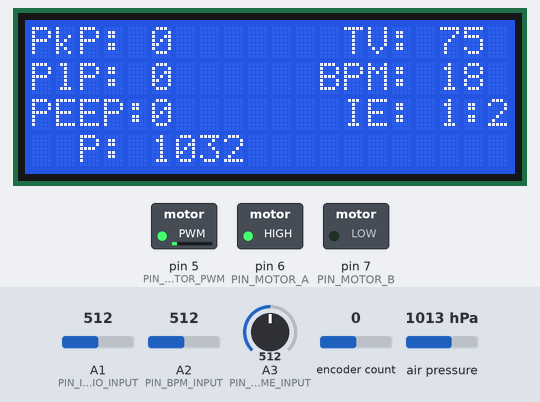
Bench run of a sketch on a simulated Arduino Uno, built with avr-gcc and run on an emulated ATmega328P. Parts: 20×4 character LCD, switched loads named in the sketch (green lamp = pin HIGH). The test bench sets the inputs (shaded band); at power-on: air pressure 1013 hPa, A1 (PIN_IE_RATIO_INPUT) = 512, A2 (PIN_BPM_INPUT) = 512, A3 (PIN_TIDAL_VOLUME_INPUT) = 512, encoder count 0.

Above: at 1.2 s.
1.3 s: air pressure set to 952 hPa
At 2.6 s:
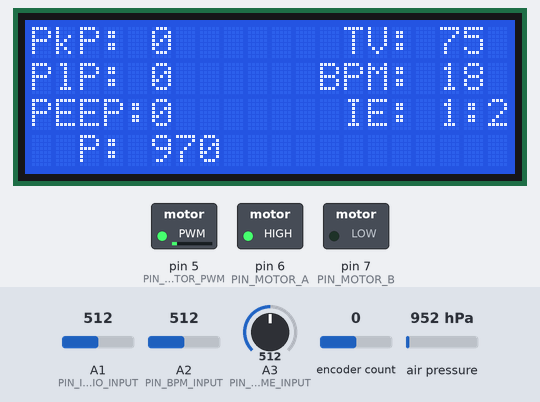
4.3 s: A1 (PIN_IE_RATIO_INPUT) set to 716
7.3 s: A2 (PIN_BPM_INPUT) set to 716
At 8.1 s:
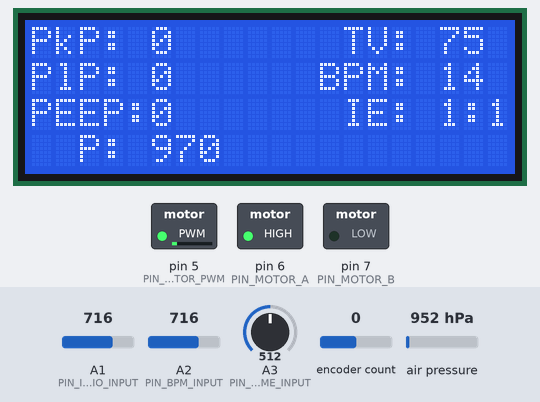
10.3 s: A3 (PIN_TIDAL_VOLUME_INPUT) set to 716
At 11.4 s:
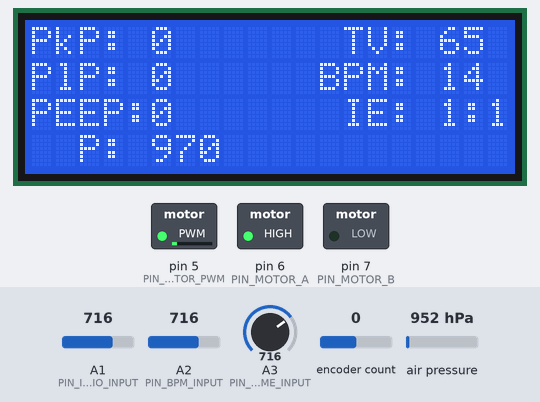
13.3 s: air pressure set to 975 hPa
At 14.8 s:
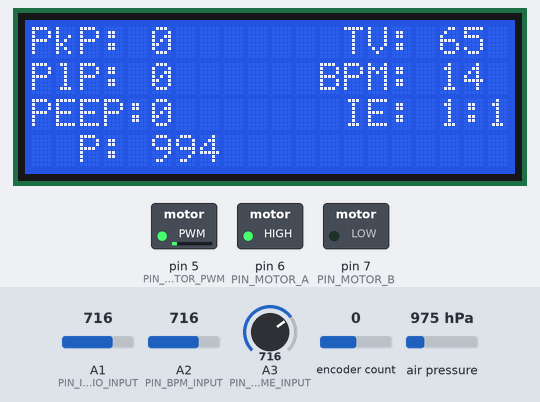
16.3 s: A3 (PIN_TIDAL_VOLUME_INPUT) set to 10
At 17.0 s:
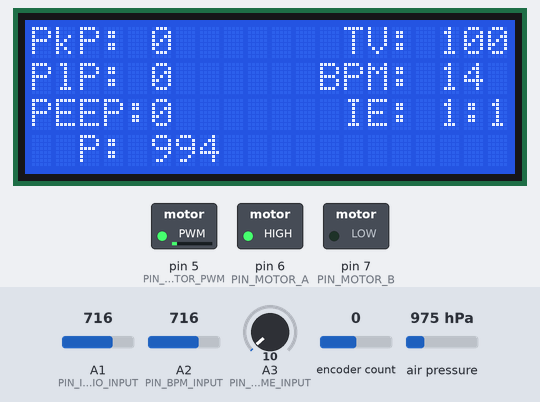
Timing chart, 0 to 19.3 s (numbered marks = the images above; inputs shaded):
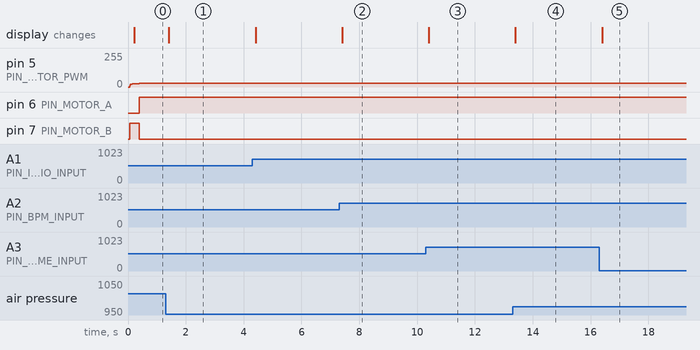

Measured:
- after the input at 1.3 s, the display: changes after 0.12 s (image 1)
- after the input at 7.3 s, the display: changes after 0.11 s (image 2)
- after the input at 10.3 s, the display: changes after 0.11 s (image 3)
- after the input at 13.3 s, the display: changes after 0.10 s (image 4)
- after the input at 16.3 s, the display: changes after 0.10 s (image 5)

The sketch:

ventilator-v1.ino
```cpp
// MIT-Cambodia Emergency Ventilator Prototype
// Authors: Jared Baribeau

#include <Wire.h>
#include <LiquidCrystal_I2C.h>
#include <Adafruit_BMP085.h>
#include <Encoder.h>
#include <PID_v1.h>

Encoder myEnc(3, 2);

LiquidCrystal_I2C lcd(0x27, 20, 4); // set the LCD address to 0x27 for a 16 chars and 2 line display

Adafruit_BMP085 bmp;

enum states {CALIBRATION, SETUP, INHALE, PAUSE, EXHALE};

/**************************************************/
// Hard-coded Parameters
/**************************************************/
// Clinical
float t_hold    = 0.015;    // The amount of time (in seconds) to hold the compression at the end of the inhale for plateau pressure.
int p_max       = 40;       // The maximum allowable pressure (set to 40 cmH20).
int v_ex        = 30;      // The velocity of the fingers in the expiratory phase (in % of max). Note: this doens't affect breath.

// PID
double kp=2.0;
double ki=0.001;
double kd=0;

// Arm Position Calibration
int pos_open = 0;               // Where the figers should open to between breaths.
int pos_closed = 230;           // TODO: Determine how to calibrate this.
int pos_threshold = 20;         // How big is the 'home' area
int pos_threshold_debounce = 5;
int pos_hardstop_offset = 180;  // How far home position is from hard stop.
int v_homing = 25;              // The velocity of the fingers during homing (i.e. slow), in % of max.
int step_size = 5;              // Step size during home scan (will affect how fast calibration happens)
int step_interval = 7;          // How long (ms) between steps (changing setpoint). Cannot be too fast or it will be miss-calibrated!
int max_error = step_size * 10; // Sensitivity for detecting hardstop. Too low will cause miss-calibration. Too high stresses the mechanicals.


/**************************************************/
// Pin Assignments
/**************************************************/
const int PIN_IE_RATIO_INPUT        = A1;
const int PIN_BPM_INPUT             = A2;
const int PIN_TIDAL_VOLUME_INPUT    = A3;
const int PIN_MOTOR_PWM             = 5;
const int PIN_MOTOR_A               = 6;
const int PIN_MOTOR_B               = 7;
const int PIN_HOME_SWITCH           = 8;


/**************************************************/
// Variables
/**************************************************/
int state; // Current state
double t_current = 0;       // Time elapsed in current state
double t_start = 0;         // Time elapsed in current state
float p_peak = 0;           // Maximum pressure during inhale. We consider 40 cmH20 to be the upper pressure limit for safety.
float p_peak_last = 0;      // Maximum pressure during inhale of last complete inhalation.
float p_plat = 0;           // The plateau pressure of the inhale. An important diagnostic number for clinicians.
float p_peep = 0;           // Pressure after exhlalation, also known as PEEP (Positive End Expiratory Pressure). Controlled manually via a PEEP valve on the Ambu Bag.
long p_meas = 0;            // Measured pressure
bool at_home = false;       // Flag indicating limit switch at home is pressed.
float v_max = 0.0;          // Set the max speed of the fingers, depending on state TODO: Determine if there's a better way to do MISO/Split-PID control.
long pos_homing_error = 0;  // During homing, how far off is the setpoint from the actual
long t_homing_step = 0;     // How long between shifts in setpoint for homing (this change how fast homing happens)
float debug_max_v = 0;      // Records the max motor output per cycle, for debugging purposes.

// Clinical Settings
float tidal_vol = 0.0;  // The total volume of air to be delivered to the patient, in % of bag max. Max will be roughly 1000ml.
int bpm = 0;            // Breaths per minute, also called respiratory rate (RR). Typically varies between 8-30 BPM.
int ie_ratio = 0;       // The ratio (1:ie_ratio) of the duration of the inhale to the duration of the exhale.
                        // For example, a 1:3 ratio means that the exhale phase lasts three times longer than the inhale phase.
                        // Typically varies between 1:1 to 1:3, with a maximum of 1:4 currently being observed in COVID-19 patients.

// Calculated Parameters
float t_cycle = 0;    // The length of time (in seconds) of an inhale/exhale cycle.
float t_in = 0;       // The length of time (in seconds) of the inspiratory phase.
float t_ex = 0;       // The length of time (in seconds) of the expiratory phase.
float v_in = 0;       // The rotation rate of the inspiratory phase (in pulses/second).

// Constants
double paToCmH2O = 98.0665;

// PID
double enc_input=0, vel_output=0, pos_setpoint=0;
PID myPID(&enc_input, &vel_output, &pos_setpoint,kp,ki,kd, DIRECT);


void readSettings(){
    // Read settings poteniometers
    tidal_vol = (1024 - analogRead(PIN_TIDAL_VOLUME_INPUT)) / 2048.0 + 0.5; // Analog 0-1024 to percent scale (0.5-1)
    bpm = (1024 - analogRead(PIN_BPM_INPUT)) / 47 + 8;             // Analog 0-1024 to 8-30bpm (range of 22)
    ie_ratio = (1024 - analogRead(PIN_IE_RATIO_INPUT)) / 341 + 1;           // Analog 0-1024 to 1-4
}

void updateSettings(){
    // Calculate new parameters
    t_cycle = 60/bpm;
    t_in = t_cycle / (1 + ie_ratio);
    t_ex = t_cycle - t_in;
    v_in = 255; // Max
    // v_in = pos_closed * tidal_vol / t_in;  // TODO: Make this meaningful somehow. Perhaps use planning to create waypoints.
}

// TODO: Plan when to update LCD
void updateLCD()
{
    // State (Debugging)
    // lcd.setCursor(0, 0);
    // lcd.print(state);
    // lcd.print("");

    // Current Pressure
    lcd.setCursor(0, 3);
    lcd.print("  P: ");
    lcd.print(p_meas);
    lcd.print("   ");

    // t_in, t_ex,
    // lcd.setCursor(0, 1);
    // lcd.print("T_in: ");
    // lcd.print(t_in);
    // lcd.print("  ");

    // Encoder // Debug
    // lcd.setCursor(0, 2);
    // lcd.print("Pos:");
    // lcd.print(enc_input, 2);
    // lcd.print(" ");

    // Setpoint // Debug
    // lcd.setCursor(0, 3);
    // lcd.print("Set:");
    // lcd.print(pos_setpoint, 2);
    // lcd.print("  ");

    // Vel Output
    // lcd.setCursor(0, 3);
    // lcd.print("Vel: ");
    // lcd.print(vel_output);
    // lcd.print("  ");

    // Tidal Volume
    lcd.setCursor(12, 0);
    lcd.print(" TV: ");
    lcd.print(tidal_vol * 100, 0);
    lcd.print("  ");

    // BPM
    lcd.setCursor(12, 1);
    lcd.print("BPM: ");
    lcd.print(bpm);
    lcd.print("  ");

    // IE Ratio
    lcd.setCursor(12, 2);
    lcd.print(" IE: 1:");
    lcd.print(ie_ratio);
    lcd.print("  ");

    // Peak Pressure
    lcd.setCursor(0, 0);
    lcd.print("PkP: ");
    lcd.print(p_peak_last,0);
    lcd.print("  ");

    // Plateau Pressure
    lcd.setCursor(0, 1);
    lcd.print("PlP: ");
    lcd.print(p_plat,0);
    lcd.print(" ");

    // Plateau Pressure
    lcd.setCursor(0, 2);
    lcd.print("PEEP:");
    lcd.print(p_peep,0);
    lcd.print(" ");

    // // Temperature
    // lcd.setCursor(0, 3);
    // lcd.print("Temperature: ");
    // lcd.print(bmp.readTemperature());
    // lcd.print(" ");
}

void driveMotor(double _vel) {
    if(_vel>0) { digitalWrite(PIN_MOTOR_A,1); digitalWrite(PIN_MOTOR_B,0); }
    else      { digitalWrite(PIN_MOTOR_A,0); digitalWrite(PIN_MOTOR_B,1); }

    // Vel Output // Debug
    // lcd.setCursor(2, 0);
    // lcd.print("V: ");
    // lcd.print(_vel, 0);
    // lcd.print(" Mx:");

    if(abs(_vel) > v_max){ _vel = v_max;};
    analogWrite(PIN_MOTOR_PWM,abs((int)_vel));

    if (_vel > debug_max_v){ debug_max_v = _vel;}
    // lcd.print(_vel, 0); // Debug
}

void initializeLCD(){
    lcd.init();
    lcd.backlight();
    if (!bmp.begin())
    {
        lcd.setCursor(0, 0);
        lcd.print("Cannot Find BMP180");
        while (1)
        {
        }
    }
}

void resetStateClock(){
    t_start = millis() / 1000.0;
    t_current = 0;
}

void setup()
{
    state = CALIBRATION;
    initializeLCD();

    pinMode(PIN_MOTOR_A, OUTPUT);
    pinMode(PIN_MOTOR_B, OUTPUT);
    pinMode(PIN_MOTOR_PWM, OUTPUT);

    pinMode(PIN_HOME_SWITCH, INPUT_PULLUP);

    myPID.SetMode(AUTOMATIC);
    myPID.SetSampleTime(1);
    myPID.SetOutputLimits(-255,255);

    readSettings();
    updateSettings();
}

int lcd_timer = 0;
void loop()
{
    t_current = millis() / 1000.0 - t_start; // Update timer

    /**************************************************/
    // Read Sensors
    /**************************************************/
    p_meas = bmp.readPressure() / paToCmH2O;
    enc_input = myEnc.read();

    // at_home = !digitalRead(PIN_HOME_SWITCH); // TODO chcek if this is backwards.

    // Check if at open position (home).
    if (abs(enc_input - pos_open) < pos_threshold ){
        at_home = true;
    }
    else if (abs(enc_input - pos_open) > (pos_threshold + pos_threshold_debounce) ){ // 5 tick gap for debouncing
        at_home = false;
    }

    /**************************************************/
    // Check Fault Conditions
    /**************************************************/
    // 1. Pressure Over Limit
    if (p_meas > p_max){
        // TODO: Sound alarm.
    }
    // 2. Motor not moving
    // 3. Pressure not changing when motor moving
    // 4. Pressure changing when motor not moving
    // 5. Main Power loss (assuming we have battery backup)
    // 6.


    /**************************************************/
    // State machine
    /**************************************************/
    switch (state)
    {

    case CALIBRATION:
        // Move arms until they hit hard-stop (and can no longer make it to setpoint)
        // TODO: Figure out how this can fail, and how to prevent it.
        pos_homing_error = pos_setpoint - enc_input;
        if(pos_homing_error > -max_error){
            if(millis() - t_homing_step > step_interval){
                pos_setpoint -= step_size;
                v_max = v_homing;
                t_homing_step = millis();
            }
        }
        else {
            myEnc.write(-pos_hardstop_offset);   // Set home position to a little bit before hard stop.
            state = SETUP;
        }
        break;

    case SETUP:
        // Move arms to open position
        pos_setpoint = pos_open;
        v_max = v_ex;
        pos_homing_error = pos_setpoint - enc_input;

        if(abs(pos_homing_error) <= max_error){
            state = INHALE;
            resetStateClock();
        }
        break;


    case INHALE:
        if(t_current < t_in){
            // Command motor to go to position VT, at velocity v_in
            // TODO: Fix this to actually hit the setpoint (not just using the 1.5 fudge number)
            pos_setpoint = (pos_closed * tidal_vol) * (t_current / t_in) * 1.5; // Spread the inhale over the whole inhalation time frame
            v_max = v_in; // TODO: Ensure this doesn't reduce the volume displaced
            if(p_meas > p_peak){p_peak = p_meas;}
        }
        else {
            state = PAUSE;
            resetStateClock();
        }
        break;


    case PAUSE:
        if(t_current < t_hold){
            // Hold position for time t_hold
            pos_setpoint = enc_input;
        }
        else {
            p_plat = p_meas;        // Record plateau pressure
            p_peak_last = p_peak;   // Update peak pressure
            p_peak = 0;
            state = EXHALE;
            resetStateClock();
            // lcd.setCursor(0, 3);
            // lcd.print("Max p:");
            // lcd.print(enc_input, 0);
            // lcd.print(" v:");
            // lcd.print(debug_max_v, 0);
            debug_max_v = 0;
        }
        break;


    case EXHALE:
        if(t_current < t_ex){
            // Command motor to go to home position, at velocity v_ex
            if(!at_home){
                pos_setpoint = pos_open;
                v_max = v_ex;
            }
            else{
                pos_setpoint = enc_input;
            }
        }
        else {
            // Check if input settings have changed
            readSettings();
            updateSettings();
            state = INHALE;
            p_peep = p_meas;
            resetStateClock();
        }
        break;

    default:
        // Sound alarm.
        break;
    }

    /**************************************************/
    // Update Outputs
    /**************************************************/
    while(!myPID.Compute());
    // TODO: Calculate if on-track to be on-time. If not, adjust accordingly.
    driveMotor(vel_output);
    readSettings();

    // Update LCD every 30 loops
    if(lcd_timer++ >= 15){
        updateLCD(); // TODO: Don't do this every loop, it's slow.
        lcd_timer = 0;
    }
}
```
